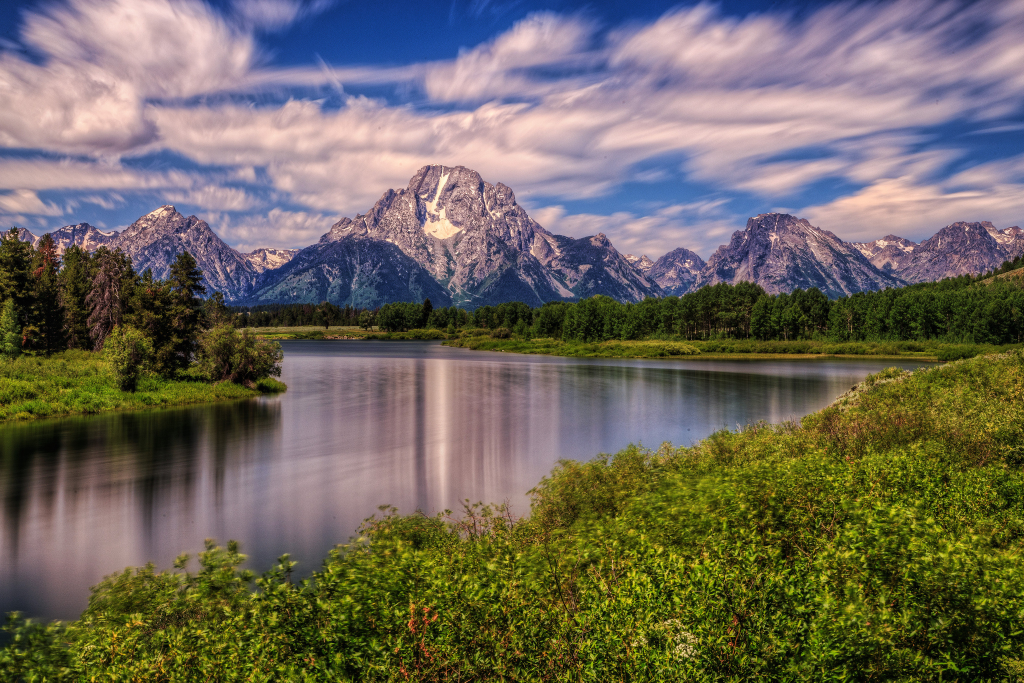
#> input picture 2.jpg, 2048 x 1365 px (shown at 1/2 size)
$ python nomer_8.py
#> lines starting #> are read from the running program, lines starting #| are printed output that depends on the picture; after the words box and inside, x2 and y2 are one past the last pixel; in counts of white or black regions, pixels touching at a corner belong together
#> further down, img is the input picture: shape (1365, 2048, 3); mean B, G, R 92, 103.8, 110.1
import cv2
def cross(img):
    # Получаем размеры изображения
    width = img.shape[1]
#> width = 2048
    height = img.shape[0]
#> height = 1365
    # Расчет координат прямоугольников
    rects = [
        (((width - 50) // 3, (height + 500) // 3), (30, 100)),
        (((width - 300) // 3, (height + 450) // 3), (200, 30)),
        (((width - 50) // 3, (height + 150) // 3), (30, 100))
    ]
    colors = [(0, 0, 255), (0, 255, 0), (255, 0, 0)]

    for i, (top_left, size) in enumerate(rects):
        color = colors[i % len(colors)]
        cv2.rectangle(img, top_left, (top_left[0] + size[0], top_left[1] + size[1]), color, -1)
        cv2.rectangle(img, top_left, (top_left[0] + size[0], top_left[1] + size[1]), (0, 0, 255), 1)
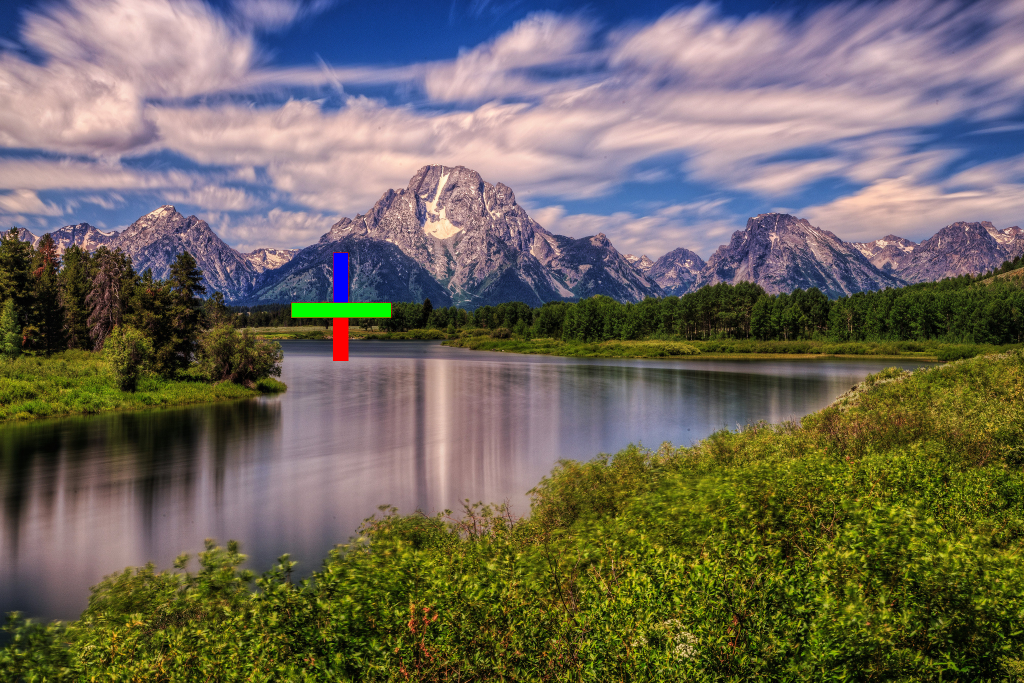
#> img: shape (1365, 2048, 3) (shown at 1/2 size); 0.43% of pixels changed, all inside (x1, y1, x2, y2) = (582, 505, 783, 722)
img = cv2.imread('2.jpg')
cross(img)
cv2.imshow("Image 2", img)
cv2.waitKey(0)
cv2.destroyAllWindows()
